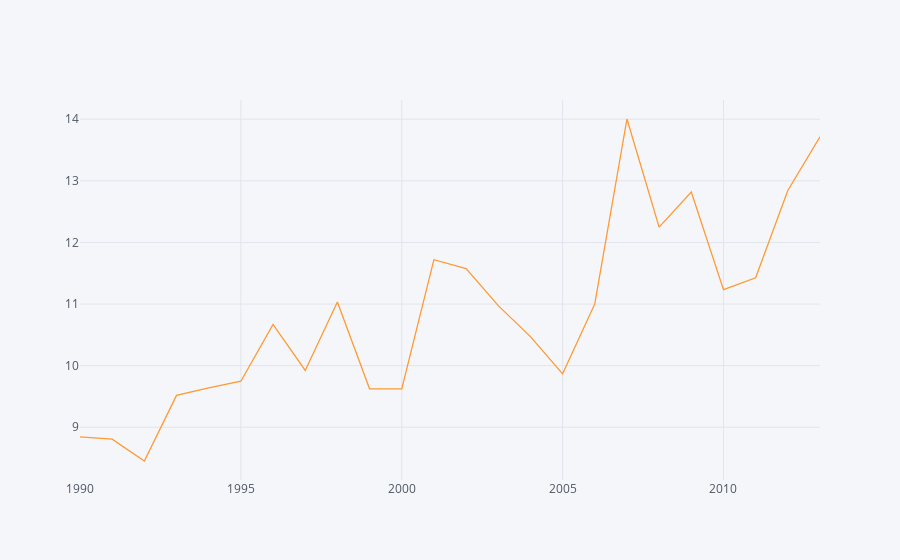
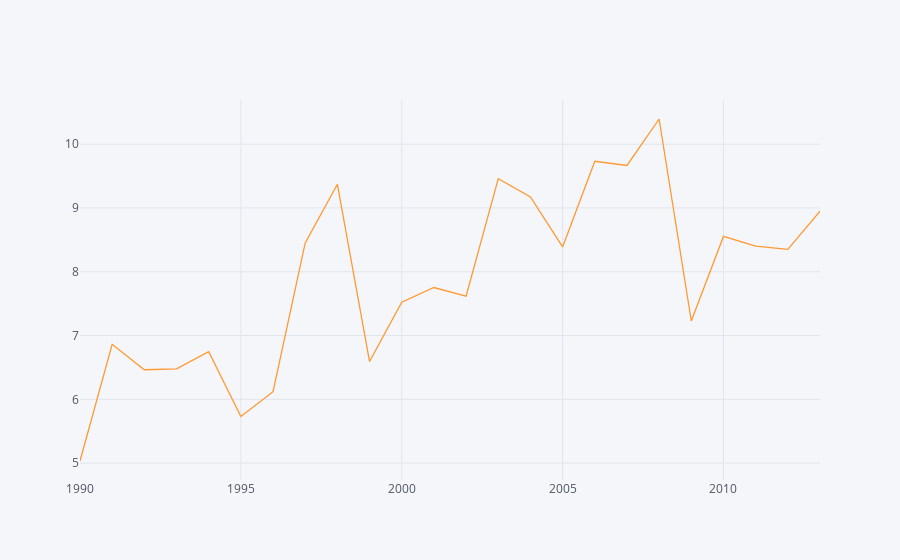

The notebook cell saved with these charts, in order:
### Code cell
df_df=dfs[8][dfs[8]['entidad']=='Puebla']

df_df.iplot(kind='line',x='periodo',y='tasa de mortalidad por cancer de mama',mode='lines',size=10)

df_df=dfs[8][dfs[8]['entidad']=='Oaxaca']
df_df.iplot(kind='line',x='periodo',y='tasa de mortalidad por cancer de mama',mode='lines',size=10)

### Figure 1 — Plotly figure (JSON) as saved in the notebook; plotly's stock layout.template omitted (floating-point values rounded to 4 significant figures)
{"data": [{"line": {"color": "rgba(255, 153, 51, 1.0)", "dash": "solid", "shape": "linear", "width": 1.3}, "mode": "lines", "name": "tasa de mortalidad por cancer de mama", "text": "", "type": "scatter", "uid": "3c76ed0a-041c-474f-8a92-57e02c332052", "x": [1990, 1991, 1992, 1993, 1994, 1995, 1996, 1997, 1998, 1999, 2000, 2001, 2002, 2003, 2004, 2005, 2006, 2007, 2008, 2009, 2010, 2011, 2012, 2013], "y": [8.842, 8.807, 8.452, 9.517, 9.64, 9.747, 10.67, 9.922, 11.03, 9.625, 9.624, 11.72, 11.58, 10.97, 10.47, 9.867, 11.0, 14.0, 12.25, 12.82, 11.23, 11.43, 12.84, 13.72]}], "layout": {"legend": {"bgcolor": "#F5F6F9", "font": {"color": "#4D5663"}}, "paper_bgcolor": "#F5F6F9", "plot_bgcolor": "#F5F6F9", "title": {"font": {"color": "#4D5663"}}, "xaxis": {"gridcolor": "#E1E5ED", "showgrid": true, "tickfont": {"color": "#4D5663"}, "title": {"font": {"color": "#4D5663"}, "text": ""}, "zerolinecolor": "#E1E5ED"}, "yaxis": {"gridcolor": "#E1E5ED", "showgrid": true, "tickfont": {"color": "#4D5663"}, "title": {"font": {"color": "#4D5663"}, "text": ""}, "zerolinecolor": "#E1E5ED"}}}

### Figure 2 — Plotly figure (JSON) as saved in the notebook; plotly's stock layout.template omitted (floating-point values rounded to 4 significant figures)
{"data": [{"line": {"color": "rgba(255, 153, 51, 1.0)", "dash": "solid", "shape": "linear", "width": 1.3}, "mode": "lines", "name": "tasa de mortalidad por cancer de mama", "text": "", "type": "scatter", "uid": "e2fa398f-328f-44cc-9a25-8204fc9acd1b", "x": [1990, 1991, 1992, 1993, 1994, 1995, 1996, 1997, 1998, 1999, 2000, 2001, 2002, 2003, 2004, 2005, 2006, 2007, 2008, 2009, 2010, 2011, 2012, 2013], "y": [5.034, 6.863, 6.465, 6.479, 6.749, 5.73, 6.12, 8.453, 9.371, 6.593, 7.523, 7.753, 7.618, 9.459, 9.173, 8.389, 9.732, 9.667, 10.39, 7.229, 8.554, 8.402, 8.352, 8.95]}], "layout": {"legend": {"bgcolor": "#F5F6F9", "font": {"color": "#4D5663"}}, "paper_bgcolor": "#F5F6F9", "plot_bgcolor": "#F5F6F9", "title": {"font": {"color": "#4D5663"}}, "xaxis": {"gridcolor": "#E1E5ED", "showgrid": true, "tickfont": {"color": "#4D5663"}, "title": {"font": {"color": "#4D5663"}, "text": ""}, "zerolinecolor": "#E1E5ED"}, "yaxis": {"gridcolor": "#E1E5ED", "showgrid": true, "tickfont": {"color": "#4D5663"}, "title": {"font": {"color": "#4D5663"}, "text": ""}, "zerolinecolor": "#E1E5ED"}}}
